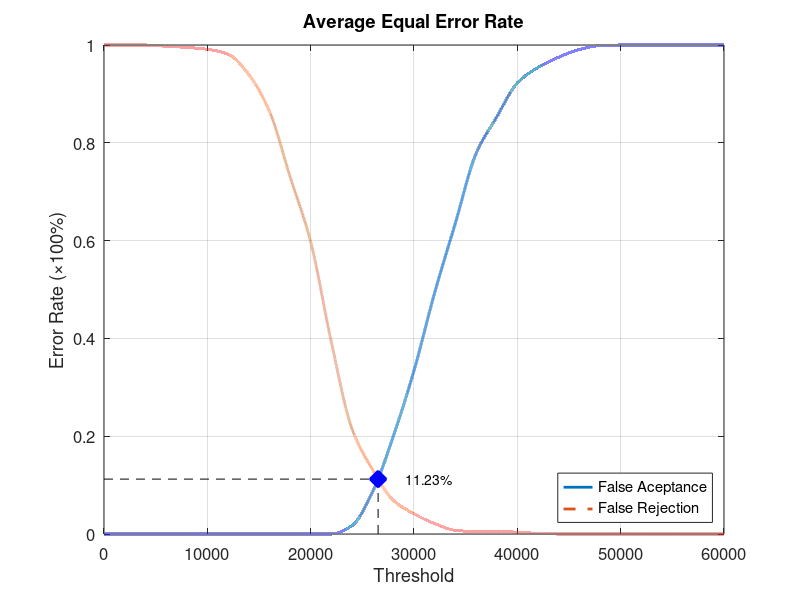
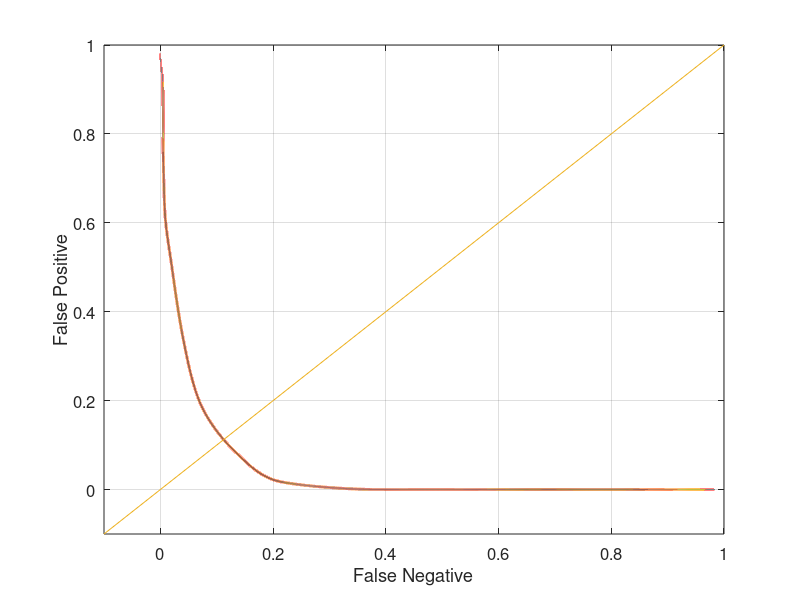

Write the MATLAB code that produced these figures, in order.
function yEER = Experiment1Average
close all;
clear;
clc;
x = 0:2000:60000;
xq = 0:0.5:60000;

y0 = [0 0 0 0 0 0 0 0 0 0 0 0 0.0171053 0.0868421 0.2 0.334211 0.493421 0.635526 0.777632 0.852632 0.922368 0.953947 0.975 0.990789 0.998684 1 1 1 1 1 1];
yy0 = interp1(x, y0, xq, 'pchip');
y1 = [1 1 1 0.9975 0.995 0.99125 0.98125 0.94 0.865 0.73125 0.5975 0.3925 0.215 0.13125 0.06875 0.04125 0.02125 0.0075 0.005 0.005 0.00375 0.00125 0 0 0 0 0 0 0 0 0];
yy1 = interp1(x, y1, xq, 'pchip');

% Calculating EER: 
y2 = abs(y0 - y1);
find(y2 == min(y2))
yy2 = abs(yy0 - yy1);
xEER = find(yy2 == min(yy2));
xEERIndex = xq(xEER) % X-axis EER
yEER = yy0(xEER) % Y-axis EER

main = figure
plot(xq, yy0,'-','LineWidth', 2);	hold on
plot(xq, yy1,'--','LineWidth', 2);	hold on
plot([xEERIndex xEERIndex], [0 yEER], 'k--');	hold on
plot([0 xEERIndex], [yEER yEER], 'k--');	hold on
plot(xEERIndex, yEER, 'bx', 'LineWidth', 10);	hold on
text(xEERIndex + 10 * xEERIndex / 100, yEER, [num2str(round((10000 * yEER)) / 100) '%'])
legend('False Aceptance', 'False Rejection', 'Location', 'SouthEast')
xlabel('Threshold')
ylabel('Error Rate (\times100%)')
title('Average Equal Error Rate')
set(gca, 'FontSize', 12)
axis([0 60000 0 1])
grid on

print(main, 'Experiment1AverageMain', '-dpng');
FNRxFPR = figure('Color', [1 1 1]);
plot(yy1, yy0, '-', yy1, yy0, 'LineWidth', 2);
hold on
y = -0.1:0.1:1
plot(y, y); 
set(gca, 'FontSize', 12)
xlabel('False Negative')
ylabel('False Positive')
axis([-0.1 1 -0.1 1])
set(gca, 'FontSize', 12)
grid on

print(FNRxFPR, 'Experiment1AverageFNRxFPR','-dpng');
end
